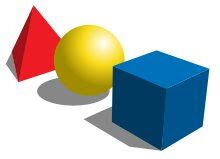
#> input picture figuras3d.jpeg, 220 x 159 px, given in place of figuras3d.jpg, which was not available
$ python detecciones.py
#> lines starting #> are read from the running program, lines starting #| are printed output that depends on the picture; after the words box and inside, x2 and y2 are one past the last pixel; in counts of white or black regions, pixels touching at a corner belong together; pictures that were not available may be replaced by others from this repository, and a replacement may not be noted
import cv2
import numpy as np

#cargando imagen
imagen = cv2.imread("figuras3d.jpg")
#> imagen is the input picture: shape (159, 220, 3); mean B, G, R 184.5, 188.7, 186.9
#estableciendo color gris a la imagen
gris = cv2.cvtColor(imagen,cv2.COLOR_BGR2GRAY)
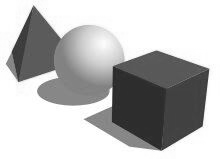
#> gris: shape (159, 220); min 29, max 255, mean 187.7
#tipo flotante 32
gris = np.float32(gris)

#aplicando metodo Harris
imgHarris = cv2.cornerHarris(gris,2,3,0.04)
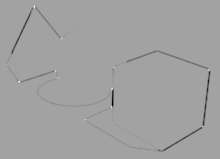
#> imgHarris: shape (159, 220) float32; min -49745536, max 28426264, mean -370710.8; drawn with min black and max white

#utilizando dos variables altura y anchura
height,width = imgHarris.shape
#> height = 159; width = 220
color = (0,255,0)
#recorre la altura de la imagen
for y in range(0,height):
    #recorre la anchura de la imagen
    for x in range(0,width):
        #si la esquina cumple con el rango se pinta un circulo
        if imgHarris.item(y,x) > 0.01 * imgHarris.max():
            cv2.circle(imagen,(x,y),3,color,cv2.FILLED,cv2.LINE_AA)
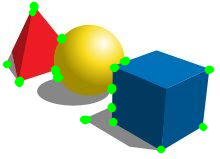
#> imagen: shape (159, 220, 3); 3.62% of pixels changed, all inside (x1, y1, x2, y2) = (2, 1, 215, 154)

#mostrar imagen harris
cv2.imshow("Resultado Harris",imgHarris)
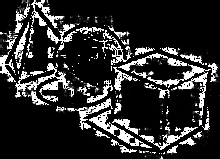
#> window 'Resultado Harris': shape (159, 220); min 0, max 255, mean 44.7
#muestra las esquinas
cv2.imshow("Corner Harris",imagen)
#espera tecla para cerrar ventana
cv2.waitKey(0)
#lo vacia de la memoria RAM
cv2.destroyAllWindows()

$ run again, with herramientas.jpeg copied over figuras3d.jpeg
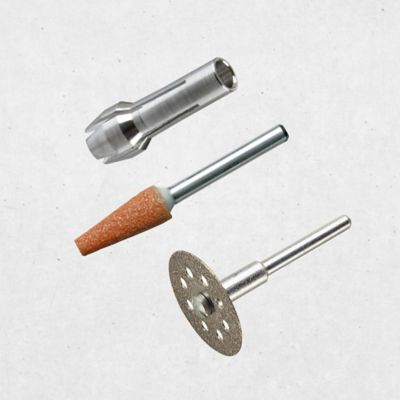
#> input picture herramientas.jpeg, 400 x 400 px, given in place of figuras3d.jpg, which was not available
#> imagen is the input picture: shape (400, 400, 3); mean B, G, R 222, 223.2, 224.6
#> after the loop `for y in range(0,height):`:
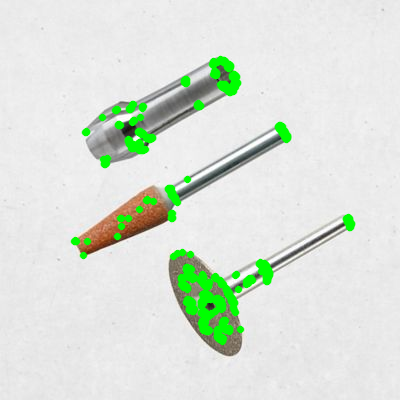
#> imagen: shape (400, 400, 3); 4.54% of pixels changed, all inside (x1, y1, x2, y2) = (70, 55, 356, 346)
#> `cv2.imshow("Resultado Harris",imgHarris)`:
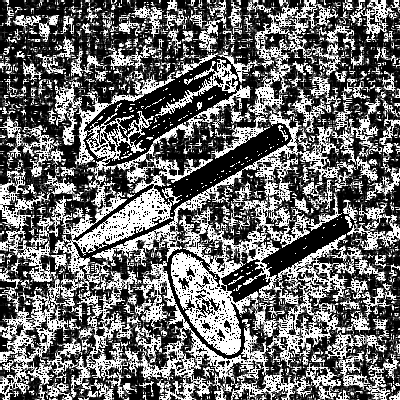
#> window 'Resultado Harris': shape (400, 400); min 0, max 255, mean 106.1
